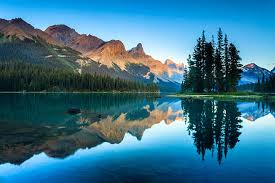
%> input picture Week_1/Asset/Asset2.jpg, 275 x 183 px
$ octave Image_processing.m   (GNU Octave 9; MATLAB toolbox functions it lacks are replaced by stand-ins)
%> lines starting %> are read from the running program, lines starting %| are printed output that depends on the picture
Project_path = 'E:\Matlab\Week_1';  % Define the project path
cd(Project_path);  % Change the current directory to the project path

image = imread('Asset/Asset2.jpg');  % Read the image from the specified path
%> image is the input picture: size 183x275x3 uint8; mean R, G, B 55.9, 112.9, 137.3

%  Convert image to grayscale image
figure;
gray_image = rgb2gray(image);  % Convert the RGB image to grayscale
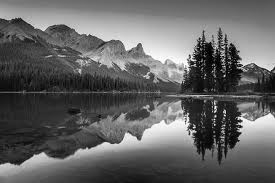
%> gray_image: size 183x275 uint8; min 0, max 254, mean 98.6
imshow(gray_image);  % Display the grayscale image
title('Grayscale Image');  % Set the title of the displayed image

% Image resizing
figure;
resized_image = imresize(gray_image, 0.5);   % Resize image to 50% of its original size
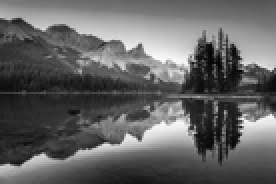
%> resized_image: size 92x138 uint8 (shown 2 times larger); min 0, max 253, mean 98.6
imshow(resized_image);  % Display the resized image
title('Resized Image');  % Set the title of the displayed image

%  Image rotation
figure;
rotated_image = imrotate(gray_image, 45);  % Rotate the image by 45 degrees
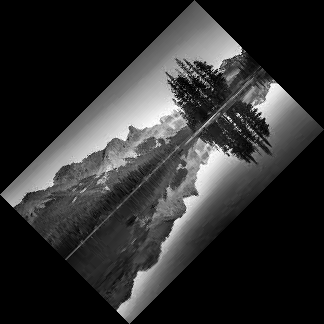
%> rotated_image: size 324x324 uint8; min 0, max 254, mean 47.3
imshow(rotated_image);  % Display the rotated image
title('Rotated Image');  % Set the title of the displayed image

$ run again, with Week_1/Asset/Asset1.jpg copied over Week_1/Asset/Asset2.jpg
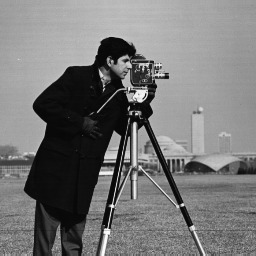
%> input picture Week_1/Asset/Asset1.jpg, 256 x 256 px
%> image is the input picture: size 256x256 uint8; min 0, max 255, mean 118.7
%> `resized_image = imresize(gray_image, 0.5);`:
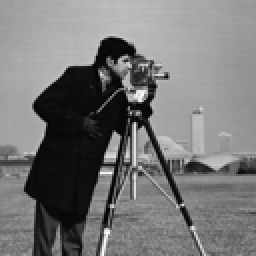
%> resized_image: size 128x128 uint8 (shown 2 times larger); min 0, max 253, mean 118.7
%> `rotated_image = imrotate(gray_image, 45);`:
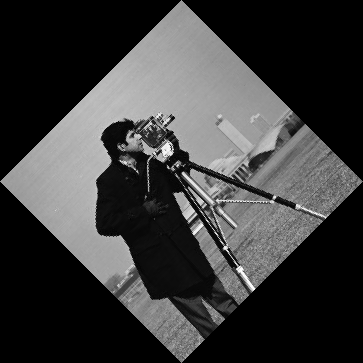
%> rotated_image: size 363x363 uint8; min 0, max 255, mean 59.4
